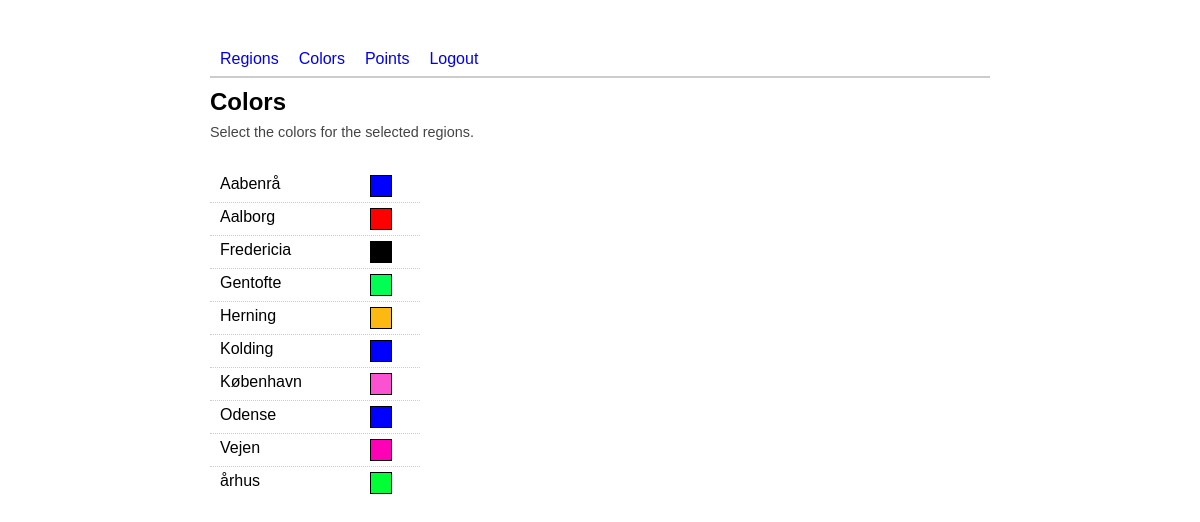
Screenshot of /admin/colors.php with the database file from the repository.
### tables this page shows
CREATE TABLE `regions` (
  `id` int(11) NOT NULL AUTO_INCREMENT,
  `name` text NOT NULL,
  `file` text NOT NULL,
  `selected` tinyint(4) NOT NULL DEFAULT '0',
  `color` varchar(7) NOT NULL DEFAULT '#0000FF',
  `population` int(11) NOT NULL DEFAULT '0',
  PRIMARY KEY (`id`)
);

### utils/conf.php.inc (called while the page is built, shortened)
<?php
class Conf {
  private $database = 'ting_map';
  private $server   = 'localhost';
  private $user     = 'root';
  private $passwd   = 'Hr1Rod';
  public function getDB() {
    return $this->database;
  }
  public function getServer() {
    return $this->server;
  }
  public function getUser() {
    return $this->user;
  }
  public function getPassword() {
    return $this->passwd;
  }
  private $webroot = null;
  public function getWebroot() {
    if ($this->webroot == null) {
      $path = substr(dirname(__FILE__), 0, strlen(dirname(__FILE__)) - 5);
      $this->webroot = substr($path, strlen($_SERVER['DOCUMENT_ROOT']));
      if ($this->webroot == '/') {
        $this->webroot = '';
      }
    }
    return $this->webroot;
  }
}
$conf = new Conf();
?>

### database/pdo_mysql.php.inc (called while the page is built, shortened)
<?php
include_once dirname(__FILE__).'/../utils/conf.php.inc';
class PDOMysql {
  protected $db = null;
  protected $server = null;
  protected $user = null;
  protected $passwd = null;
  protected $dbh;
  private static $instance;
  private function __construct() {
    global $conf;
    $this->db = $conf->getDB();
    $this->server = $conf->getServer();
    $this->user = $conf->getUser();
    $this->passwd = $conf->getPassword();
    $this->connect();
  }
  protected function connect() {
    if (!$this->dbh) {
      try {
        $this->dbh = new PDO('mysql:host=' . $this->server . ';dbname=' . $this->db, $this->user, $this->passwd);
        $this->dbh->query('SET NAMES utf8');
        $this->dbh->setAttribute(PDO::ATTR_ERRMODE, PDO::ERRMODE_EXCEPTION);
      }
      catch (PDOException $e) {
        throw new Exception('Error connecting to database: '. $e->getMessage() .'.');
      }
    }
  }
  public function execute($statement, $data = null) {
    $query = $this->dbh->prepare($statement);
    if ($data != null) {
      $query->execute($data);
    }
    else {
      $query->execute();
    }
    return $query;
  }
  public static function getInstance() {
    if (self::$instance === null) {
      self::$instance = new PDOMysql();
    }
    return self::$instance;
  }
}
?>

### database/regions.php.inc (called while the page is built, shortened)
<?php
class Regions {
  private $connection = null;
  public function __construct() {
    $this->connection = PDOMysql::getInstance();
  }
  public function __destruct() {
    $this->connection = null;
  }
  public function getAllSelectRegions() {
    $statement = 'SELECT id,name,file,color,population FROM regions WHERE selected = 1';
    $query = $this->connection->execute($statement);
    $regions = array();
    while ($row = $query->fetch(PDO::FETCH_ASSOC)) {
      $regions[$row['id']] = array('name' => ucfirst($row['name']),
                                   'file' => $row['file'],
                                   'color' => $row['color'],
                                   'population' => $row['population']);
    }
    return $regions;
  }
}
?>

### admin/colors.php (the view, shortened to what this page needs)
<?php
include_once dirname(__FILE__).'/../utils/layout.php.inc';
include_once dirname(__FILE__).'/../utils/conf.php.inc';
include_once dirname(__FILE__).'/../database/regions.php.inc';
function colors_page($conf) {
  $regions = new Regions();
  $selected_regions = $regions->getAllSelectRegions();
  $content = '<h2>Colors</h2>
             <p>Select the colors for the selected regions.</p>';
  $content .= '<div class="left">';
  $content .= '<dl id="color-selections">';
  foreach ($selected_regions as $key => $region) {
    $content .= '<dt class="color-name">'.$region['name'].'</dt>
                    <dd id="preview-color-'.$key.'">
                      <div class="preview-color"></div>
                      <input class="region-color" type="hidden" value="'.$region['color'].'"></input>
                      <input class="region-name" type="hidden" value="'.$region['name'].'"></input>
                      <input class="region-id" type="hidden" value="'.$key.'"></input>
                    </dd>';
  }
  $content .= '</dl>';
  $content .= '</div>';
  $content .= '<div id="color-box-selection" class="right box roundCorners">';
  $content .= '  <h2>Color selector</h2>';
  $content .= '  <p>Select a color an click "Save" or click on another rigion to auto save.</p>';
  $content .= '  <div class="center">';
  $content .= '    <p id="region-name"></p>';
  $content .= '    <div id="color-picker"></div>';
  $content .= '    <input name="color-hex" id="color-hex" type="text" value="#" size="6"></input>';
  $content .= '    <input name="region-color" id="region-color" type="hidden" value="#"></input>';
  $content .= '    <input name="region-id" id="region-id" type="hidden" value="#"></input>';
  $content .= '    <div class="button-wrapper">';
  $content .= '      <input type="button" id="color-save" value="Save"></input>';
  $content .= '    </div>';
  $content .= '  </div>';
  $content .= '</div>';
  $layout = new Layout();
  $layout->add_CSS_file('css/farbtastic.css');
  $layout->add_JS_file('js/colors.js');
  $layout->add_JS_file('js/farbtastic.js');
  $layout->add_content($content);
  echo $layout;
}
try {$action = strtolower(Utils::getParam('action'));} catch (Exception $e) {};
switch ($action) {
  default:
    echo colors_page($conf);
    break;
}
?>

### utils/layout.php.inc (shortened to what this page needs)
<?php
include_once 'conf.php.inc';
class Layout {
  private $css = array('css/style.css');
  private $js = array('js/curvycorners.js', 'js/jquery-1.3.2.min.js', 'js/utils.js');
  private $content = '';
  private $menu = null;
  private $conf = null;
  public function __construct() {
    global $conf;
    $this->conf = $conf;
    $this->menu = array('Regions' => $this->conf->getWebroot().'/admin/regions.php',
                        'Colors' => $this->conf->getWebroot().'/admin/colors.php',
                        'Points' => $this->conf->getWebroot().'/admin/points.php',
                        'Logout' => $this->conf->getWebroot().'/admin/logout.php');
  }
  public function __toString() {
    return $this->build();
  }
  public function add_JS_file($file) {
    $this->js[] = $file;
  }
  public function add_CSS_file($file) {
    $this->css[] = $file;
  }
  public function add_content($content) {
    $this->content = $content;
  }
  private function wrap_array_in_element($format, $array) {
    $str = '';
    foreach ($array as $value) {
      $str .= sprintf($format, $value);
    }
    return $str;
  }
  private function renderMenu() {
    $output = '<div id="menu">';
    if ($this->menu != null) {
      $output .= '<ul>';
      foreach ($this->menu as $text => $link) {
        $output .= '<li><a href="'.$link.'">'.$text.'</a></li>';
      }
      $output .= '</ul>';
    }
    $output .= "</div>";
    return $output;
  }
  private function build() {
    $page = '<!DOCTYPE html PUBLIC "-//W3C//DTD XHTML 1.0 Strict//EN" "http://www.w3.org/TR/xhtml1/DTD/xhtml1-strict.dtd">
             <html xmlns="http://www.w3.org/1999/xhtml">
             <head>
               <meta http-equiv="content-type" content="text/html; charset=utf-8"/>
               '. $this->wrap_array_in_element('<link href="'. $this->conf->getWebroot() .'/%s" rel="stylesheet" type="text/css"></link>', $this->css) .'
               '. $this->wrap_array_in_element('<script type="text/javascript" src="'. $this->conf->getWebroot() .'/%s"></script>', $this->js) .'
               <title>
                 TING udbredelseskort
               </title>
             </head>
             <body>
               <div id="page">
                  '.$this->renderMenu().'
                <div id="content">
                  '.$this->content.'
                </div>
               </div>
             </body>
             </html>';
    return $page;
  }
}
?>

### css/style.css (style rules this page uses)
body { margin:50px 0px; padding:0px; text-align:center; font-family: arial, sans-serif; font-size: 16px; }
h2 { margin: 0px; margin-bottom: 8px; }
p { margin-top: 2px; color: #444; }
.left { float: left; }
#page { width: 800px; margin: 0px auto; text-align: left; }
#content { margin: 10px; padding-left: 10px; padding-right: 10px; }
#content p { font-size: 90%; }
#menu { margin: 10px; }
#menu ul { list-style: none; margin: 0px; padding: 0px; padding-bottom: 8px; border-bottom: 2px solid #CCC; }
#menu li { position: relative; display: inline; }
#menu li a { padding-left: 10px; padding-right: 10px; text-decoration: none; }
#color-selections { width: 210px; }
#color-selections dt { float: left; padding: 5px 0; width: 100px; clear: left; margin-left: 10px; }
#color-selections dd { border-bottom: 1px dotted #ccc; padding: 5px 0; margin: 0; }
#color-selections .preview-color { width: 20px; height: 20px; margin-left: 160px; border: 1px solid black; cursor: pointer; }
#color-selections dd:last-child { border-bottom: none; }
div#content { width: 900px; margin: 0 auto; }

### rows the page displays
regions: name "Aabenrå"
regions: name "Aalborg"
regions: name "Fredericia"
regions: name "Gentofte"
regions: name "Herning"
regions: name "Kolding"
regions: name "København"
regions: name "Odense"
regions: name "Vejen"
regions: name "århus"

### other values shown
$text "Regions"
$text "Colors"
$text "Points"
$text "Logout"
